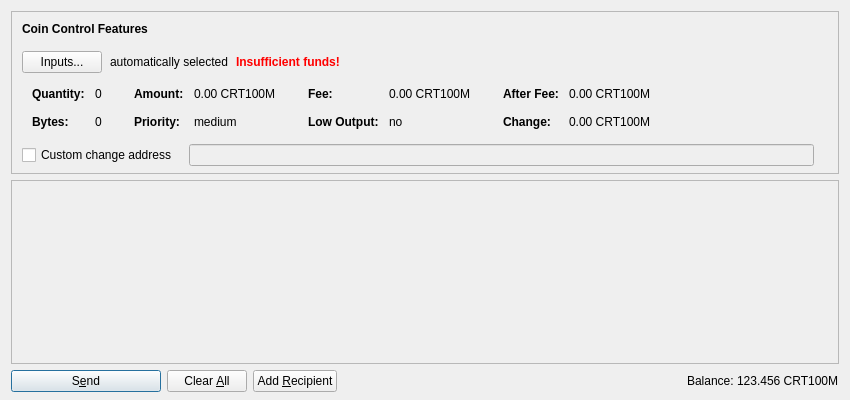
<?xml version="1.0" encoding="UTF-8"?>
<ui version="4.0">
 <class>SendCoinsDialog</class>
 <widget class="QDialog" name="SendCoinsDialog">
  <property name="geometry">
   <rect>
    <x>0</x>
    <y>0</y>
    <width>850</width>
    <height>400</height>
   </rect>
  </property>
  <property name="windowTitle">
   <string>Send Coins</string>
  </property>
  <layout class="QVBoxLayout" name="verticalLayout" stretch="0,1,0">
   <property name="bottomMargin">
    <number>8</number>
   </property>
   <item>
    <widget class="QFrame" name="frameCoinControl">
     <property name="sizePolicy">
      <sizepolicy hsizetype="Expanding" vsizetype="Expanding">
       <horstretch>0</horstretch>
       <verstretch>0</verstretch>
      </sizepolicy>
     </property>
     <property name="maximumSize">
      <size>
       <width>16777215</width>
       <height>16777215</height>
      </size>
     </property>
     <property name="frameShape">
      <enum>QFrame::StyledPanel</enum>
     </property>
     <property name="frameShadow">
      <enum>QFrame::Sunken</enum>
     </property>
     <layout class="QVBoxLayout" name="verticalLayoutCoinControl2">
      <property name="spacing">
       <number>0</number>
      </property>
      <property name="leftMargin">
       <number>0</number>
      </property>
      <property name="topMargin">
       <number>0</number>
      </property>
      <property name="rightMargin">
       <number>0</number>
      </property>
      <property name="bottomMargin">
       <number>6</number>
      </property>
      <item>
       <layout class="QVBoxLayout" name="verticalLayoutCoinControl" stretch="0,0,0,0,1">
        <property name="spacing">
         <number>0</number>
        </property>
        <property name="leftMargin">
         <number>10</number>
        </property>
        <property name="topMargin">
         <number>10</number>
        </property>
        <item>
         <layout class="QHBoxLayout" name="horizontalLayoutCoinControl1">
          <property name="bottomMargin">
           <number>15</number>
          </property>
          <item>
           <widget class="QLabel" name="labelCoinControlFeatures">
            <property name="sizePolicy">
             <sizepolicy hsizetype="Preferred" vsizetype="Maximum">
              <horstretch>0</horstretch>
              <verstretch>0</verstretch>
             </sizepolicy>
            </property>
            <property name="font">
             <font>
              <weight>75</weight>
              <bold>true</bold>
             </font>
            </property>
            <property name="styleSheet">
             <string notr="true">font-weight:bold;</string>
            </property>
            <property name="text">
             <string>Coin Control Features</string>
            </property>
           </widget>
          </item>
         </layout>
        </item>
        <item>
         <layout class="QHBoxLayout" name="horizontalLayoutCoinControl2" stretch="0,0,0,0">
          <property name="spacing">
           <number>8</number>
          </property>
          <property name="bottomMargin">
           <number>10</number>
          </property>
          <item>
           <widget class="QPushButton" name="pushButtonCoinControl">
            <property name="styleSheet">
             <string notr="true"/>
            </property>
            <property name="text">
             <string>Inputs...</string>
            </property>
           </widget>
          </item>
          <item>
           <widget class="QLabel" name="labelCoinControlAutomaticallySelected">
            <property name="text">
             <string>automatically selected</string>
            </property>
            <property name="margin">
             <number>5</number>
            </property>
           </widget>
          </item>
          <item>
           <widget class="QLabel" name="labelCoinControlInsuffFunds">
            <property name="font">
             <font>
              <weight>75</weight>
              <bold>true</bold>
             </font>
            </property>
            <property name="styleSheet">
             <string notr="true">color:red;font-weight:bold;</string>
            </property>
            <property name="text">
             <string>Insufficient funds!</string>
            </property>
            <property name="margin">
             <number>5</number>
            </property>
           </widget>
          </item>
          <item>
           <spacer name="horizontalSpacerCoinControl">
            <property name="orientation">
             <enum>Qt::Horizontal</enum>
            </property>
            <property name="sizeHint" stdset="0">
             <size>
              <width>40</width>
              <height>1</height>
             </size>
            </property>
           </spacer>
          </item>
         </layout>
        </item>
        <item>
         <widget class="QWidget" name="widgetCoinControl" native="true">
          <property name="sizePolicy">
           <sizepolicy hsizetype="Preferred" vsizetype="Preferred">
            <horstretch>0</horstretch>
            <verstretch>0</verstretch>
           </sizepolicy>
          </property>
          <property name="minimumSize">
           <size>
            <width>0</width>
            <height>0</height>
           </size>
          </property>
          <property name="styleSheet">
           <string notr="true"/>
          </property>
          <layout class="QHBoxLayout" name="horizontalLayoutCoinControl5">
           <property name="leftMargin">
            <number>0</number>
           </property>
           <property name="topMargin">
            <number>0</number>
           </property>
           <property name="rightMargin">
            <number>0</number>
           </property>
           <property name="bottomMargin">
            <number>0</number>
           </property>
           <item>
            <layout class="QHBoxLayout" name="horizontalLayoutCoinControl3" stretch="0,0,0,1">
             <property name="spacing">
              <number>20</number>
             </property>
             <property name="topMargin">
              <number>0</number>
             </property>
             <property name="bottomMargin">
              <number>10</number>
             </property>
             <item>
              <layout class="QFormLayout" name="formLayoutCoinControl1">
               <property name="horizontalSpacing">
                <number>10</number>
               </property>
               <property name="verticalSpacing">
                <number>14</number>
               </property>
               <property name="leftMargin">
                <number>10</number>
               </property>
               <property name="topMargin">
                <number>4</number>
               </property>
               <property name="rightMargin">
                <number>6</number>
               </property>
               <item row="0" column="0">
                <widget class="QLabel" name="labelCoinControlQuantityText">
                 <property name="font">
                  <font>
                   <weight>75</weight>
                   <bold>true</bold>
                  </font>
                 </property>
                 <property name="text">
                  <string>Quantity:</string>
                 </property>
                 <property name="margin">
                  <number>0</number>
                 </property>
                </widget>
               </item>
               <item row="0" column="1">
                <widget class="QLabel" name="labelCoinControlQuantity">
                 <property name="cursor">
                  <cursorShape>IBeamCursor</cursorShape>
                 </property>
                 <property name="contextMenuPolicy">
                  <enum>Qt::ActionsContextMenu</enum>
                 </property>
                 <property name="text">
                  <string notr="true">0</string>
                 </property>
                 <property name="margin">
                  <number>0</number>
                 </property>
                 <property name="textInteractionFlags">
                  <set>Qt::LinksAccessibleByMouse|Qt::TextSelectableByKeyboard|Qt::TextSelectableByMouse</set>
                 </property>
                </widget>
               </item>
               <item row="1" column="0">
                <widget class="QLabel" name="labelCoinControlBytesText">
                 <property name="font">
                  <font>
                   <weight>75</weight>
                   <bold>true</bold>
                  </font>
                 </property>
                 <property name="text">
                  <string>Bytes:</string>
                 </property>
                </widget>
               </item>
               <item row="1" column="1">
                <widget class="QLabel" name="labelCoinControlBytes">
                 <property name="cursor">
                  <cursorShape>IBeamCursor</cursorShape>
                 </property>
                 <property name="contextMenuPolicy">
                  <enum>Qt::ActionsContextMenu</enum>
                 </property>
                 <property name="text">
                  <string notr="true">0</string>
                 </property>
                 <property name="textInteractionFlags">
                  <set>Qt::LinksAccessibleByMouse|Qt::TextSelectableByKeyboard|Qt::TextSelectableByMouse</set>
                 </property>
                </widget>
               </item>
              </layout>
             </item>
             <item>
              <layout class="QFormLayout" name="formLayoutCoinControl2">
               <property name="horizontalSpacing">
                <number>10</number>
               </property>
               <property name="verticalSpacing">
                <number>14</number>
               </property>
               <property name="leftMargin">
                <number>6</number>
               </property>
               <property name="topMargin">
                <number>4</number>
               </property>
               <property name="rightMargin">
                <number>6</number>
               </property>
               <item row="0" column="0">
                <widget class="QLabel" name="labelCoinControlAmountText">
                 <property name="font">
                  <font>
                   <weight>75</weight>
                   <bold>true</bold>
                  </font>
                 </property>
                 <property name="text">
                  <string>Amount:</string>
                 </property>
                 <property name="margin">
                  <number>0</number>
                 </property>
                </widget>
               </item>
               <item row="0" column="1">
                <widget class="QLabel" name="labelCoinControlAmount">
                 <property name="cursor">
                  <cursorShape>IBeamCursor</cursorShape>
                 </property>
                 <property name="contextMenuPolicy">
                  <enum>Qt::ActionsContextMenu</enum>
                 </property>
                 <property name="text">
                  <string notr="true">0.00 CRT100M</string>
                 </property>
                 <property name="textInteractionFlags">
                  <set>Qt::LinksAccessibleByMouse|Qt::TextSelectableByKeyboard|Qt::TextSelectableByMouse</set>
                 </property>
                </widget>
               </item>
               <item row="1" column="0">
                <widget class="QLabel" name="labelCoinControlPriorityText">
                 <property name="font">
                  <font>
                   <weight>75</weight>
                   <bold>true</bold>
                  </font>
                 </property>
                 <property name="text">
                  <string>Priority:</string>
                 </property>
                </widget>
               </item>
               <item row="1" column="1">
                <widget class="QLabel" name="labelCoinControlPriority">
                 <property name="cursor">
                  <cursorShape>IBeamCursor</cursorShape>
                 </property>
                 <property name="contextMenuPolicy">
                  <enum>Qt::ActionsContextMenu</enum>
                 </property>
                 <property name="text">
                  <string notr="true">medium</string>
                 </property>
                 <property name="textInteractionFlags">
                  <set>Qt::LinksAccessibleByMouse|Qt::TextSelectableByKeyboard|Qt::TextSelectableByMouse</set>
                 </property>
                </widget>
               </item>
              </layout>
             </item>
             <item>
              <layout class="QFormLayout" name="formLayoutCoinControl3">
               <property name="horizontalSpacing">
                <number>10</number>
               </property>
               <property name="verticalSpacing">
                <number>14</number>
               </property>
               <property name="leftMargin">
                <number>6</number>
               </property>
               <property name="topMargin">
                <number>4</number>
               </property>
               <property name="rightMargin">
                <number>6</number>
               </property>
               <item row="0" column="0">
                <widget class="QLabel" name="labelCoinControlFeeText">
                 <property name="font">
                  <font>
                   <weight>75</weight>
                   <bold>true</bold>
                  </font>
                 </property>
                 <property name="text">
                  <string>Fee:</string>
                 </property>
                 <property name="margin">
                  <number>0</number>
                 </property>
                </widget>
               </item>
               <item row="0" column="1">
                <widget class="QLabel" name="labelCoinControlFee">
                 <property name="cursor">
                  <cursorShape>IBeamCursor</cursorShape>
                 </property>
                 <property name="contextMenuPolicy">
                  <enum>Qt::ActionsContextMenu</enum>
                 </property>
                 <property name="text">
                  <string notr="true">0.00 CRT100M</string>
                 </property>
                 <property name="textInteractionFlags">
                  <set>Qt::LinksAccessibleByMouse|Qt::TextSelectableByKeyboard|Qt::TextSelectableByMouse</set>
                 </property>
                </widget>
               </item>
               <item row="1" column="0">
                <widget class="QLabel" name="labelCoinControlLowOutputText">
                 <property name="font">
                  <font>
                   <weight>75</weight>
                   <bold>true</bold>
                  </font>
                 </property>
                 <property name="text">
                  <string>Low Output:</string>
                 </property>
                </widget>
               </item>
               <item row="1" column="1">
                <widget class="QLabel" name="labelCoinControlLowOutput">
                 <property name="cursor">
                  <cursorShape>IBeamCursor</cursorShape>
                 </property>
                 <property name="contextMenuPolicy">
                  <enum>Qt::ActionsContextMenu</enum>
                 </property>
                 <property name="text">
                  <string notr="true">no</string>
                 </property>
                 <property name="textInteractionFlags">
                  <set>Qt::LinksAccessibleByMouse|Qt::TextSelectableByKeyboard|Qt::TextSelectableByMouse</set>
                 </property>
                </widget>
               </item>
              </layout>
             </item>
             <item>
              <layout class="QFormLayout" name="formLayoutCoinControl4">
               <property name="horizontalSpacing">
                <number>10</number>
               </property>
               <property name="verticalSpacing">
                <number>14</number>
               </property>
               <property name="leftMargin">
                <number>6</number>
               </property>
               <property name="topMargin">
                <number>4</number>
               </property>
               <property name="rightMargin">
                <number>6</number>
               </property>
               <item row="0" column="0">
                <widget class="QLabel" name="labelCoinControlAfterFeeText">
                 <property name="font">
                  <font>
                   <weight>75</weight>
                   <bold>true</bold>
                  </font>
                 </property>
                 <property name="text">
                  <string>After Fee:</string>
                 </property>
                 <property name="margin">
                  <number>0</number>
                 </property>
                </widget>
               </item>
               <item row="0" column="1">
                <widget class="QLabel" name="labelCoinControlAfterFee">
                 <property name="cursor">
                  <cursorShape>IBeamCursor</cursorShape>
                 </property>
                 <property name="contextMenuPolicy">
                  <enum>Qt::ActionsContextMenu</enum>
                 </property>
                 <property name="text">
                  <string notr="true">0.00 CRT100M</string>
                 </property>
                 <property name="textInteractionFlags">
                  <set>Qt::LinksAccessibleByMouse|Qt::TextSelectableByKeyboard|Qt::TextSelectableByMouse</set>
                 </property>
                </widget>
               </item>
               <item row="1" column="0">
                <widget class="QLabel" name="labelCoinControlChangeText">
                 <property name="font">
                  <font>
                   <weight>75</weight>
                   <bold>true</bold>
                  </font>
                 </property>
                 <property name="text">
                  <string>Change:</string>
                 </property>
                </widget>
               </item>
               <item row="1" column="1">
                <widget class="QLabel" name="labelCoinControlChange">
                 <property name="cursor">
                  <cursorShape>IBeamCursor</cursorShape>
                 </property>
                 <property name="contextMenuPolicy">
                  <enum>Qt::ActionsContextMenu</enum>
                 </property>
                 <property name="text">
                  <string notr="true">0.00 CRT100M</string>
                 </property>
                 <property name="textInteractionFlags">
                  <set>Qt::LinksAccessibleByMouse|Qt::TextSelectableByKeyboard|Qt::TextSelectableByMouse</set>
                 </property>
                </widget>
               </item>
              </layout>
             </item>
            </layout>
           </item>
          </layout>
         </widget>
        </item>
        <item>
         <layout class="QHBoxLayout" name="horizontalLayoutCoinControl4" stretch="0,0,0">
          <property name="spacing">
           <number>12</number>
          </property>
          <property name="sizeConstraint">
           <enum>QLayout::SetDefaultConstraint</enum>
          </property>
          <property name="topMargin">
           <number>5</number>
          </property>
          <property name="rightMargin">
           <number>5</number>
          </property>
          <item>
           <widget class="QCheckBox" name="checkBoxCoinControlChange">
            <property name="toolTip">
             <string>If this is activated, but the change address is empty or invalid, change will be sent to a newly generated address.</string>
            </property>
            <property name="text">
             <string>Custom change address</string>
            </property>
           </widget>
          </item>
          <item>
           <widget class="QValidatedLineEdit" name="lineEditCoinControlChange">
            <property name="enabled">
             <bool>false</bool>
            </property>
            <property name="sizePolicy">
             <sizepolicy hsizetype="Expanding" vsizetype="Fixed">
              <horstretch>0</horstretch>
              <verstretch>0</verstretch>
             </sizepolicy>
            </property>
           </widget>
          </item>
          <item>
           <widget class="QLabel" name="labelCoinControlChangeLabel">
            <property name="sizePolicy">
             <sizepolicy hsizetype="Preferred" vsizetype="Expanding">
              <horstretch>0</horstretch>
              <verstretch>0</verstretch>
             </sizepolicy>
            </property>
            <property name="minimumSize">
             <size>
              <width>0</width>
              <height>0</height>
             </size>
            </property>
            <property name="text">
             <string/>
            </property>
            <property name="margin">
             <number>3</number>
            </property>
           </widget>
          </item>
         </layout>
        </item>
        <item>
         <spacer name="verticalSpacerCoinControl">
          <property name="orientation">
           <enum>Qt::Vertical</enum>
          </property>
          <property name="sizeHint" stdset="0">
           <size>
            <width>800</width>
            <height>1</height>
           </size>
          </property>
         </spacer>
        </item>
       </layout>
      </item>
     </layout>
    </widget>
   </item>
   <item>
    <widget class="QScrollArea" name="scrollArea">
     <property name="widgetResizable">
      <bool>true</bool>
     </property>
     <widget class="QWidget" name="scrollAreaWidgetContents">
      <property name="geometry">
       <rect>
        <x>0</x>
        <y>0</y>
        <width>830</width>
        <height>178</height>
       </rect>
      </property>
      <layout class="QVBoxLayout" name="verticalLayout_2" stretch="0,1">
       <property name="leftMargin">
        <number>0</number>
       </property>
       <property name="topMargin">
        <number>0</number>
       </property>
       <property name="rightMargin">
        <number>0</number>
       </property>
       <property name="bottomMargin">
        <number>0</number>
       </property>
       <item>
        <layout class="QVBoxLayout" name="entries">
         <property name="spacing">
          <number>6</number>
         </property>
        </layout>
       </item>
       <item>
        <spacer name="verticalSpacer">
         <property name="orientation">
          <enum>Qt::Vertical</enum>
         </property>
         <property name="sizeHint" stdset="0">
          <size>
           <width>20</width>
           <height>40</height>
          </size>
         </property>
        </spacer>
       </item>
      </layout>
     </widget>
    </widget>
   </item>
   <item>
    <layout class="QHBoxLayout" name="horizontalLayout">
     <item>
      <widget class="QPushButton" name="sendButton">
       <property name="minimumSize">
        <size>
         <width>150</width>
         <height>0</height>
        </size>
       </property>
       <property name="toolTip">
        <string>Confirm the send action</string>
       </property>
       <property name="text">
        <string>S&amp;end</string>
       </property>
       <property name="icon">
        <iconset resource="../cryptotarget100M.qrc">
         <normaloff>:/icons/send</normaloff>:/icons/send</iconset>
       </property>
       <property name="default">
        <bool>true</bool>
       </property>
      </widget>
     </item>
     <item>
      <widget class="QPushButton" name="clearButton">
       <property name="sizePolicy">
        <sizepolicy hsizetype="Minimum" vsizetype="Fixed">
         <horstretch>0</horstretch>
         <verstretch>0</verstretch>
        </sizepolicy>
       </property>
       <property name="toolTip">
        <string>Clear all fields of the form.</string>
       </property>
       <property name="text">
        <string>Clear &amp;All</string>
       </property>
       <property name="icon">
        <iconset resource="../cryptotarget100M.qrc">
         <normaloff>:/icons/remove</normaloff>:/icons/remove</iconset>
       </property>
       <property name="autoRepeatDelay">
        <number>300</number>
       </property>
       <property name="autoDefault">
        <bool>false</bool>
       </property>
      </widget>
     </item>
     <item>
      <widget class="QPushButton" name="addButton">
       <property name="toolTip">
        <string>Send to multiple recipients at once</string>
       </property>
       <property name="text">
        <string>Add &amp;Recipient</string>
       </property>
       <property name="icon">
        <iconset resource="../cryptotarget100M.qrc">
         <normaloff>:/icons/add</normaloff>:/icons/add</iconset>
       </property>
       <property name="autoDefault">
        <bool>false</bool>
       </property>
      </widget>
     </item>
     <item>
      <spacer name="horizontalSpacer">
       <property name="orientation">
        <enum>Qt::Horizontal</enum>
       </property>
       <property name="sizeHint" stdset="0">
        <size>
         <width>40</width>
         <height>20</height>
        </size>
       </property>
      </spacer>
     </item>
     <item>
      <layout class="QHBoxLayout" name="horizontalLayout_2">
       <property name="spacing">
        <number>3</number>
       </property>
       <item>
        <widget class="QLabel" name="label">
         <property name="sizePolicy">
          <sizepolicy hsizetype="Preferred" vsizetype="Fixed">
           <horstretch>0</horstretch>
           <verstretch>0</verstretch>
          </sizepolicy>
         </property>
         <property name="text">
          <string>Balance:</string>
         </property>
        </widget>
       </item>
       <item>
        <widget class="QLabel" name="labelBalance">
         <property name="sizePolicy">
          <sizepolicy hsizetype="Preferred" vsizetype="Fixed">
           <horstretch>0</horstretch>
           <verstretch>0</verstretch>
          </sizepolicy>
         </property>
         <property name="cursor">
          <cursorShape>IBeamCursor</cursorShape>
         </property>
         <property name="text">
          <string notr="true">123.456 CRT100M</string>
         </property>
         <property name="textInteractionFlags">
          <set>Qt::LinksAccessibleByMouse|Qt::TextSelectableByKeyboard|Qt::TextSelectableByMouse</set>
         </property>
        </widget>
       </item>
      </layout>
     </item>
    </layout>
   </item>
  </layout>
 </widget>
 <customwidgets>
  <customwidget>
   <class>QValidatedLineEdit</class>
   <extends>QLineEdit</extends>
   <header>qvalidatedlineedit.h</header>
  </customwidget>
 </customwidgets>
 <resources>
  <include location="../cryptotarget100M.qrc"/>
 </resources>
 <connections/>
</ui>
